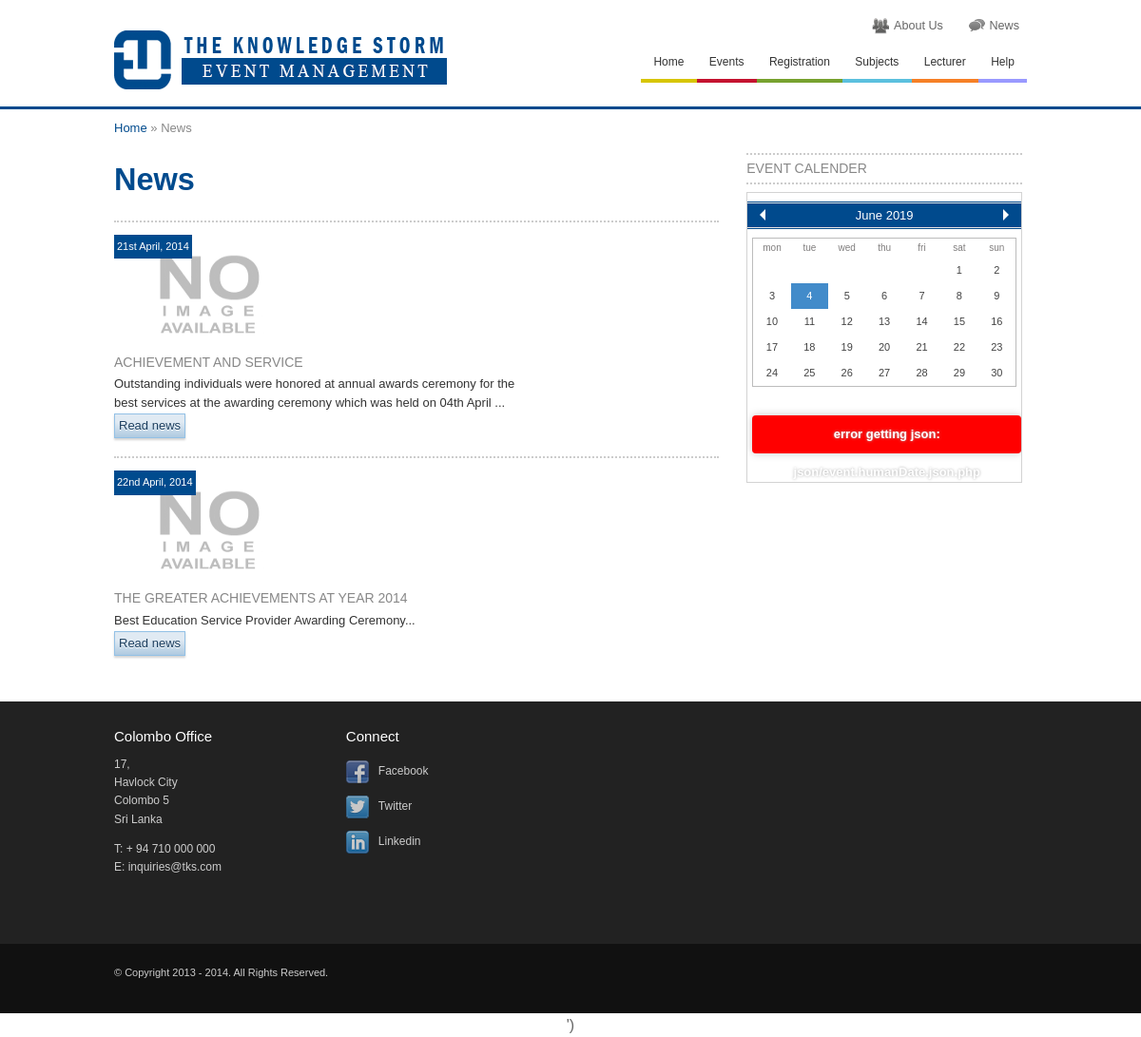
Page /news.php on the committed database.
### tables this page shows
CREATE TABLE IF NOT EXISTS `news` (
  `id` int(11) NOT NULL AUTO_INCREMENT,
  `title` varchar(200) NOT NULL,
  `publish` datetime NOT NULL,
  `description` varchar(2000) NOT NULL,
  `publisher_id` int(11) NOT NULL,
  `publisher_name` varchar(100) NOT NULL,
  `full` varchar(200) NOT NULL,
  `thumb` varchar(200) NOT NULL,
  PRIMARY KEY (`id`)
);

### classes/db.class.php (called while the page is built, shortened)
<?php
  class DB
  {
    function query($query, $debug = -1)
    {
      $this->lastResult = mysql_query($query) or $this->debugAndDie($query);
      return $this->lastResult;
    }
    function fetchNextObject($result = NULL)
    {
      if ($result == NULL || mysql_num_rows($result) < 1)
        return NULL;
      else
        return mysql_fetch_object($result);
    }
    function getMicroTime()
    {
      list($msec, $sec) = explode(' ', microtime());
      return floor($sec / 1000) + $msec;
    }
  }
?>

### classes/user.class.php (called while the page is built, shortened)
<?php
class User
{
	var $db;
	function User()
	{
		$this->db = new DB();
	}
	function getNews(){
		$query = $this->db->query("SELECT * FROM `news` order by id ASC");
		$return = array();
		while($user = $this->db->fetchNextObject($query)){
			$return[] = array(
				'id' 			=> $user->id,
				'title' 		=> $user->title,
				'publish' 		=> $user->publish,
				'description' 	=> $user->description,
				'publisher_id' 	=> $user->publisher_id,
				'publisher_name' => $user->publisher_name,
				'thumb' 		=> $user->thumb,
				'full' 			=> $user->full,
			);
		}
		return $return;
	}
}
?>

### news.php (the view, shortened to what this page needs)
<?php
include_once 'classes/db.class.php';
include_once 'classes/user.class.php';
$user = new User();
?>
<!DOCTYPE html>
 <html class="no-js">
<head>
	<link rel="stylesheet" href="css/eventCalendar.css">
	<link rel="stylesheet" href="css/eventCalendar_theme_responsive.css">
	<?php include('header.php'); ?>
</head>
<body>
<div id="wrapper">
	<div id="headcontainer">
		<?php include('top.php'); ?>
	</div>
	<div id="maincontentcontainer" class="">
		<div id="maincontent">
			<div class="breadcrumb">
            	<a href="index.php">Home</a> &raquo; News
            </div>
			<div class="section group">
                <div class="col span_3_of_4 content_aside" style="margin-left:0;">
                	<h1>News</h1>
	                <div class="section group">
	                	<div class="col span_4_of_4">
		                    <ul class="news">
		                    	<?php
									$userList = $user->getNews();
									if($userList){
										foreach($userList as $singleUser){
											$singleUser = (object)$singleUser;
											if ($singleUser->full) {
												$image = $singleUser->full;
											}
											else{
												$image = 'no_image.gif';
											}
											echo '
												<li>
					                            	<div class="app-date event_defult_style">
														<p class="newsdate">'.date("jS F, Y", strtotime($singleUser->publish)).'</p>
													</div>
					                                <img class="newsthumbnail" src="uploads/news/'.$image.'">
					                                <div class="newstext">
					                                    <h3>'.$singleUser->title.'</h3>
					                                    ';
					                                 echo '
					                                    <p style="margin-bottom:2px;">'.current(explode("\n", wordwrap($singleUser->description, 150, "...\n"))).'</p>
					                                    <a class="gen" href="news-more.php?nid='.$singleUser->id.'">Read news</a>
					                                </div>
					                            </li>
											';
										}
									}
									else{
										echo '
											 <pre style="background:#004A8D;color:#FFFFFF;padding:5px;text-align:center;">No Recent News.</pre>
										';
									}
								?>
		                    </ul>
		                </div>
	                </div>
                </div>
                <div class="col span_1_of_4 pg_aside">
                	<div class="also_in">
			        	<h3 class="accordion-box-header"><div class="accordion-box-link"></div>Event calender</h3>
			        	<div id="eventCalendarHumanDate"></div>
			      	</div>
                </div>
          	</div>
		</div>
	</div>
	<?php include('footer.php'); ?>
</div>
	<?php include('footer_includes.php'); ?>
</body>
</html>

### css/eventCalendar.css (style rules this page uses)
.eventCalendar-wrap { position:relative; overflow:hidden; }

### css/eventCalendar_theme_responsive.css (style rules this page uses)
.eventCalendar-wrap { border:solid 1px #d3d3d3; margin-bottom:20px; background-color:#fff; color:#807E7E; }

### css/site.css (style rules this page uses)
body { margin : 0 auto; padding : 0; font : 100%/1.6 Arial, "Helvetica Neue", Helvetica, Helve, sans-serif; color : #666; text-align: center; background: #ffffff; }
h1, h2, h3, h4, h5, h6 { font-family: Arial, "Helvetica Neue", Helvetica, Helve, sans-serif; font-weight : normal; margin-top: 0px; }
h1 { color: #004b8e; margin-bottom : 0.2em; font-size : 2.5em; line-height : 1.4; font-weight:bold; }
h3 { color: #000; margin-bottom : 0.3em; font-size : 1.375em; line-height : 1.3; }
p, ol, ul, dl, address { margin-bottom : 1em; font-size : 1em; }
p { hyphens : auto; }
ul, ol { margin : 0 0 1.5em 0; padding : 0 0 0 24px; }
a { color : #004b8d; -webkit-transition: all 0.3s ease; -moz-transition: all 0.3s ease; -o-transition: all 0.3s ease; transition: all 0.3s ease; text-decoration: none; }
a.gen { float:left; display: block; background: #e0eaf3; background: -moz-linear-gradient(top, #e0eaf3 33%, #afcae0 100%); background: -webkit-gradient(linear, left top, left bottom, color-stop(33%,#e0eaf3), color-stop(100%,#afcae0)); background: -webkit-linear-gradient(top, #e0eaf3 33%,#afcae0 100%); background: -o-linear-gradient(top, #e0eaf3 33%,#afcae0 100%); background: -ms-linear-gradient(top, #e0eaf3 33%,#afcae0 100%); background: linear-gradient(to bottom, #e0eaf3 33%,#afcae0 100%); filter: progid:DXImageTransform.Microsoft.gradient( startColorstr='#e0eaf3', endColorstr='#afcae0',GradientType=0 ); -webkit-box-shadow: 0px 2px 2px 0px #d4d4d4; -moz-box-shadow:0px 2px 2px 0px #d4d4d4; box-shadow: 0px 2px 2px 0px #d4d4d4; text-shadow: 0px 1px 0px #fff; padding: 2px 4px; display: block; border: #93c1e6 1px solid; color: #1a3d5e; }
img { border : 0; max-width: 100%; height: auto; width: auto\9; }
#wrapper { width: 100%; position: relative; text-align: left; }
#headcontainer { width: 100%; }
#maincontentcontainer { width: 100%; border-top:3px #004a8d solid; margin-top:0.6em; }
#maincontent { clear: both; width: 80%; max-width: 92.31em; margin: 0 auto; color: #333; line-height: 1.5em; font-size: 0.8125em; }
.section { padding: 0.5em 0; margin: 0; }
.breadcrumb { color:#888; padding:0.8em 0 0 0; }
.breadcrumb a { color:#004a8d; }
#maincontentcontainer h1 { margin-top:0.2em; }
ul.news { float:left; width:100%; list-style-type:none !important; margin:0; padding:0; }
ul.news li { float:left; width:100%; border-top:2px #ccc dotted; padding:1em 0 1.5em 0; }
.newsthumbnail { float:left; margin:0 1.5em 0 0; width:200px; max-height: 125px; }
.newstext { float:left; width:68%; }
.content_aside { padding-right:1.5%; width: 66.2% !important; border-right: 0px #ccc dotted; }
.pg_aside { padding-left:0; width: 30.2% !important; }
.accordion-box-header { position:relative; border-top:2px #ccc dotted; border-bottom:2px #ccc dotted; padding:0.4em 0; margin-bottom:0.6em; }
.col { display: block; float:left; margin: 1% 0 1% 1.6%; }
.col:first-child { margin-left: 0; }
.span_4_of_4 { width: 100%; }
.span_3_of_4 { width: 74.6%; }
.span_1_of_4 { width: 23.8%; }
.group:before, .group:after { content:""; display:table; }
.group:after { clear:both; }
.group { zoom:1; }
html { -webkit-overflow-scrolling : touch; -webkit-tap-highlight-color : rgb(52,158,219); -webkit-text-size-adjust : 100%; -ms-text-size-adjust : 100%; }
p { -webkit-hyphens : auto; -webkit-hyphenate-character : "\2010"; -webkit-hyphenate-limit-after : 1; -webkit-hyphenate-limit-before : 3; -moz-hyphens : auto; }

### news.php (style rules this page uses)
.event_defult_style { position:absolute;background: #004B8E;padding:3px }
.event_defult_style p { margin-bottom:0;color:#fff;font-size:11px }
h3 { color: #888888 !important; font-size: 14px !important; font-weight: normal; text-transform: uppercase; }

### rows in the picture
news: publish "21st April, 2014", title "ACHIEVEMENT AND SERVICE", description "Outstanding individuals were honored at annual awards ceremony for the best services at the awarding ceremony which was held on 04th April ..."
news: publish "22nd April, 2014", title "THE GREATER ACHIEVEMENTS AT YEAR 2014", description "Best Education Service Provider Awarding Ceremony..."
